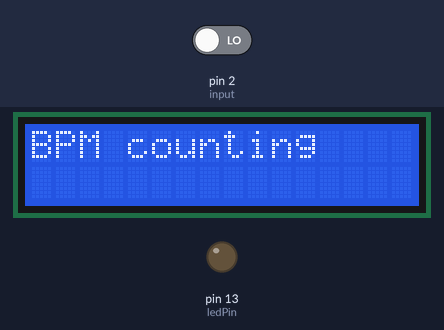
Simulated run of this sketch. Board: Arduino Uno, built with avr-gcc and run on an emulated ATmega328P. On the bench: 16×2 character LCD, output pins drawn as LEDs (lit = HIGH). The inputs (shaded band) are chosen by the test bench; at power-on: pin 2 (input) LOW.

Above: at 2.1 s.
At 3.7 s:
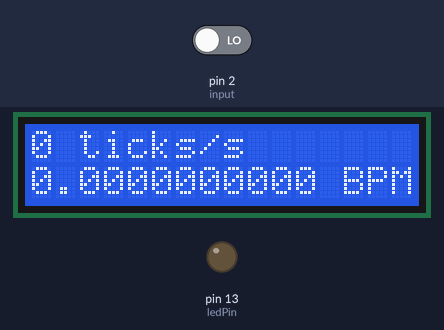
3.8 s: pin 2 (input) driven HIGH
At 6.0 s:
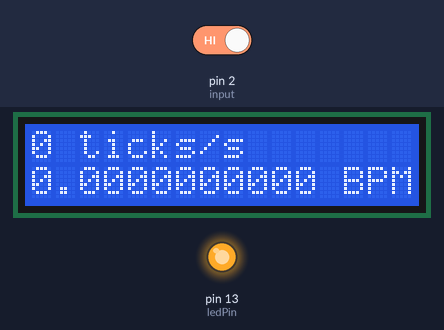
Timing chart, 0 to 7.5 s (numbered marks = the images above; inputs shaded):
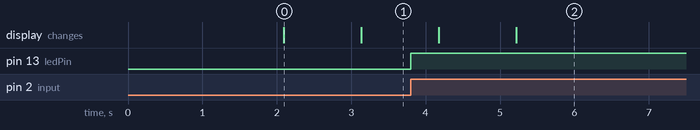

The sketch:

bpmcounter3.ino
```cpp
// (licence header left out)
#include <LiquidCrystal_I2C.h> // For display

LiquidCrystal_I2C lcd(0x3F, 16, 2); // default 16/2 I2C display

const int ticks_per_beat = 24; // ENTER PULSE PER QUARTER CLOCK RATE HERE  (My JMS studio clock goes up to 96ppq output,
                               // for Korg DIN sync you'd want 48, for Roland 24)


int ledPin = LED_BUILTIN ;           //   STATUS LED

int led = 0, ledc = 0;  //  INTEGERS TO STORE LED VALUE AND COUNTER

int input = 2;                // input at pin 2
volatile byte counter;        // tick counter
float bpm;                    // BPM value


// timer interrupt function, invoked by each tick on pin, updates counter and LED
void isr()
 {
   //On each tick update count
      counter++;

   if (ledc++ > (ticks_per_beat-1)){              // count up to one beat
    ledc = 0;
   }
   digitalWrite(ledPin, ledc<(ticks_per_beat/4));  // flash LED for first quarter of beat
 }

 void setup()
 {
   attachInterrupt(0, isr, RISING);     //  ADD AN INTERRUPT FOR EACH TICK INPUT
   pinMode(ledPin, OUTPUT); // Set LED OUT
   pinMode(input, INPUT); // Sets input
   counter = 0;

   lcd.init(); //Init display
   lcd.backlight(); //Power up backlight
     lcd.print("BPM Counter");
     lcd.setCursor(0, 1);
     lcd.print("by sevo");
     delay(2000);                     // pause
     lcd.clear();
     lcd.setCursor(0, 0);
     lcd.print("BPM counting");       // go

}

 void loop()
 {
   delay(1000);//Update RPM every second

   detachInterrupt(0); // Halt interrupt

   bpm = (counter/(ticks_per_beat/60.0));

     lcd.setCursor(0, 0);
     lcd.print(counter,DEC);                        //  PRINT tick count
     lcd.print(" ticks/s      ");

     lcd.setCursor(0, 1);
     lcd.print(bpm,DEC);                        //  PRINT BPM
     lcd.print(" BPM           ");
   counter = 0;

   attachInterrupt(0, isr, RISING);   //Restart interrupt

 }
```

Measured:
- after the input at 3.8 s, pin 13 (ledPin): LOW → HIGH at once; the display: first changes after 0.38 s (image 2 shows a later state)
- what the display in image 0 shows lasts 1.0 s, from 2.1 s to 3.1 s
